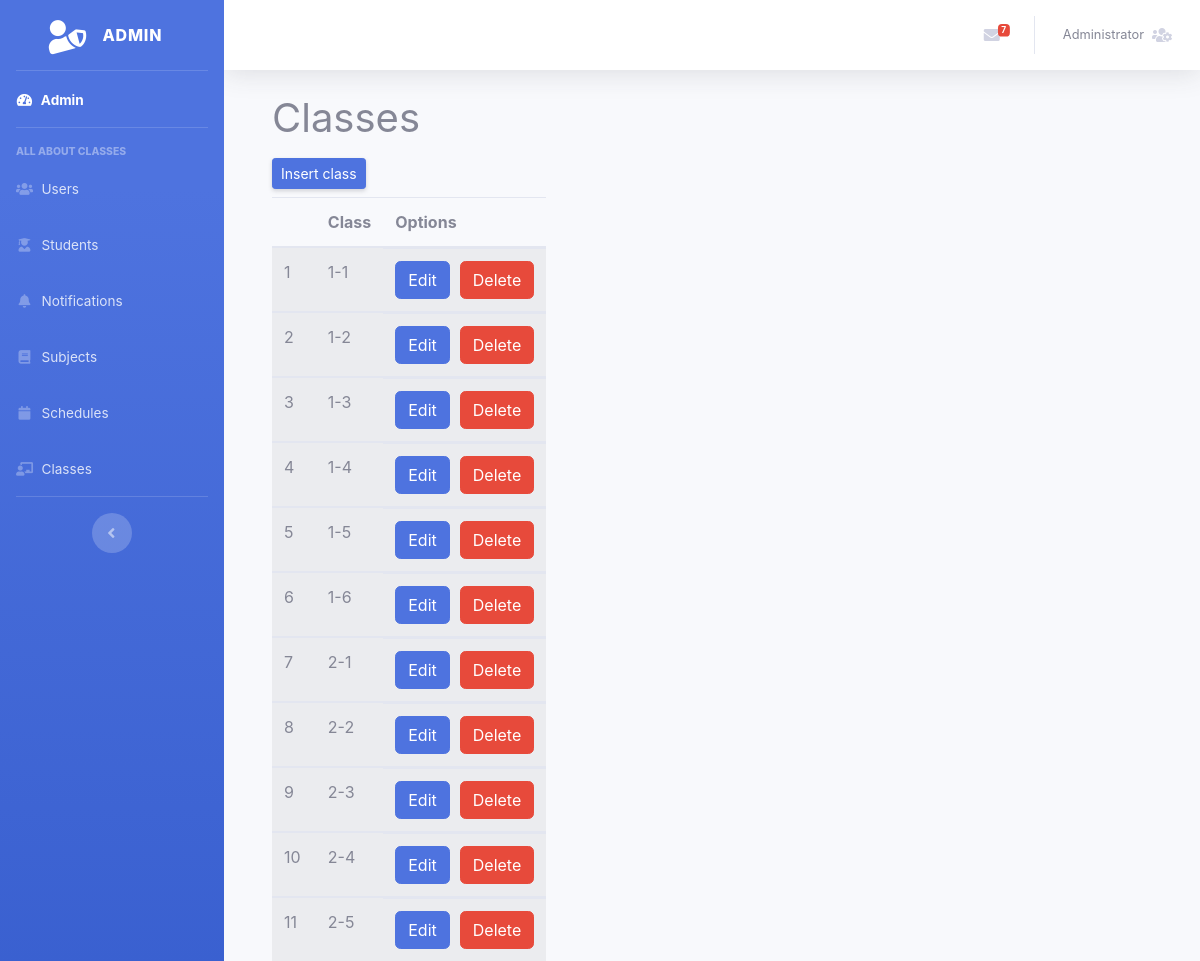
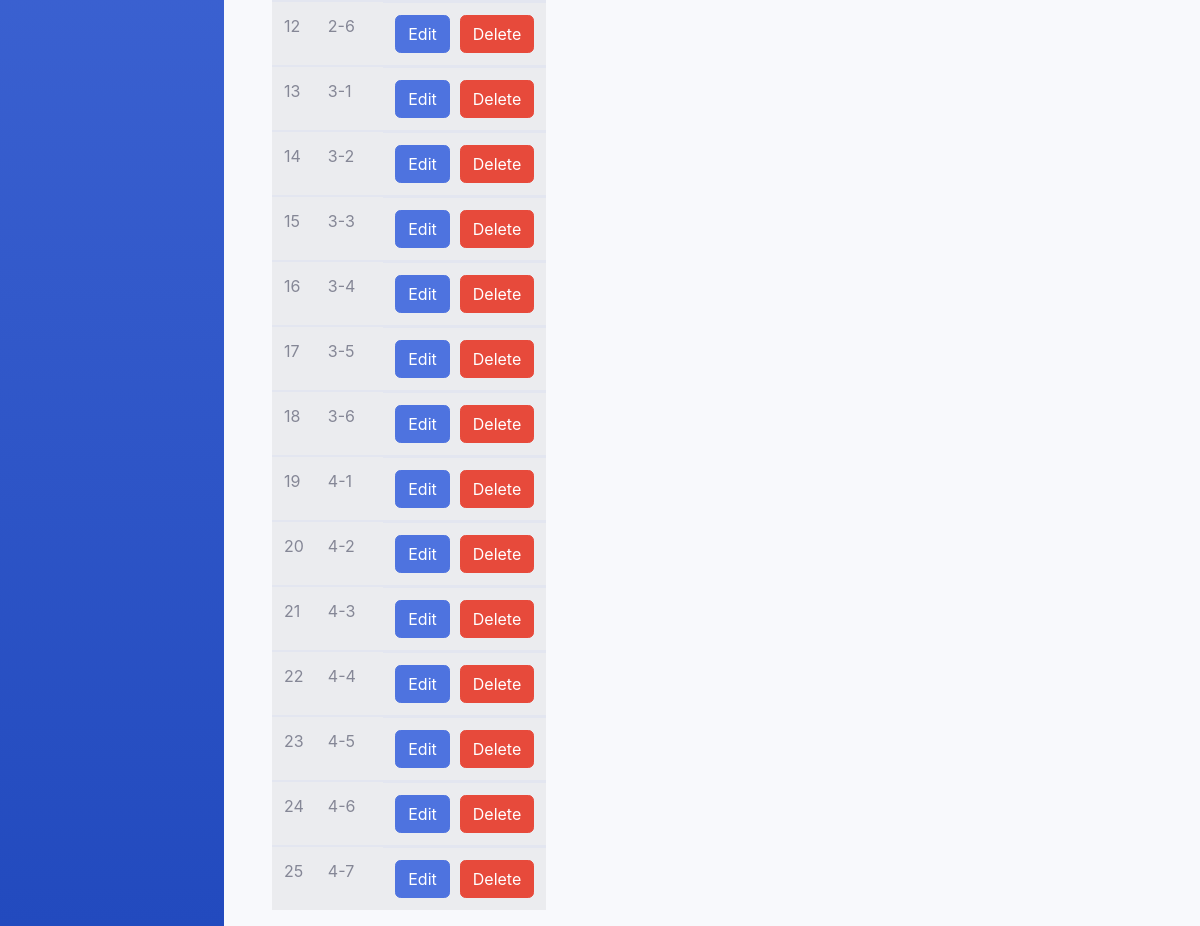
Page /classes/ (signed in) on the committed database (2 pictures, top to bottom).
### tables this page shows
CREATE TABLE IF NOT EXISTS `school_classes` (
  `id_school_class` int(11) NOT NULL AUTO_INCREMENT,
  `name` varchar(10) NOT NULL,
  PRIMARY KEY (`id_school_class`)
);

### app/controllers/Classes.php (called while the page is built, shortened)
<?php
class Classes extends Controller
{
  public function __construct()
  {
    $this->classModel = $this->model('School_Class');
  }
  public function index()
  {
    $classes = $this->classModel->showAllClasses();
    $data = [
      'classes' => $classes
    ];
    $this->view('admin/classes/index', $data);
  }
}

### app/libraries/Core.php (called while the page is built, shortened)
<?php
  class Core {
    protected $currentMethod = 'index';
    public function __construct(){
      $url = $this->getUrl();
      if(file_exists('../app/controllers/' . ucwords($url[0]). '.php')){
        unset($url[0]);
      }
      $this->currentController = new $this->currentController;
      $this->params = $url ? array_values($url) : [];
      call_user_func_array([$this->currentController, $this->currentMethod], $this->params);
    }
    public function getUrl(){
      if(isset($_GET['url'])){
        $url = rtrim($_GET['url'], '/');
        $url = filter_var($url, FILTER_SANITIZE_URL);
        $url = explode('/', $url);
        return $url;
      }
    }
  }

### public/index.php (called while the page is built, shortened)
<?php
$init = new Core;

### app/libraries/Database.php (called while the page is built, shortened)
<?php
class Database
{
  private $host = DB_HOST;
  private $user = DB_USER;
  private $pass = DB_PASS;
  private $dbname = DB_NAME;
  private $dbh;
  private $stmt;
  public function __construct()
  {
    $dsn = 'mysql:host=' . $this->host . ';dbname=' . $this->dbname;
    $options = array(
      PDO::ATTR_PERSISTENT => true,
      PDO::ATTR_ERRMODE => PDO::ERRMODE_EXCEPTION
    );
    try {
      $this->dbh = new PDO($dsn, $this->user, $this->pass, $options);
    } catch (PDOException $e) {
      $this->error = $e->getMessage();
      echo $this->error;
    }
  }
  public function query($sql)
  {
    $this->stmt = $this->dbh->prepare($sql);
  }
  public function execute()
  {
    return $this->stmt->execute();
  }
  public function resultSet($fetch = PDO::FETCH_OBJ)
  {
    $this->execute();
    return $this->stmt->fetchAll($fetch);
  }
}

### app/models/School_Class.php (called while the page is built, shortened)
<?php
class School_class
{
    private $db;
    public function __construct()
    {
        $this->db = new Database();
    }
    public function showAllClasses()
    {
        $this->db->query('SELECT school_classes.id_school_class,
                          school_classes.name
                          FROM school_classes');
        $classes = $this->db->resultSet();
        return $classes;
    }
}

### app/views/admin/classes/index.php (the view, shortened to what this page needs)
<?php require APPROOT . '/views/inc/admin/header.php'; ?>
<div id="page-wrapper">
    <div class="container-fluid">
        <div class="row">
            <div class="col-sm-12 col-lg-3">
                <h1 class="page-header">
                    Classes
                </h1>
                <a class="d-none d-sm-inline-block btn btn-sm btn-primary shadow-sm mt-2 mb-2" href="<?php echo URLROOT; ?>/classes/insert">Insert class</a>
                <table class="table table-striped">
                    <thead>
                        <tr>
                            <th></th>
                            <th>Class</th>
                            <th>Options</th>
                        </tr>
                    </thead>
                    <?php $i = 0; ?>
                    <?php foreach ($data['classes'] as $class) : ?>
                        <tr>
                            <?php
                            echo '
                                <td>' . ++$i . '</td>
                                <td>' . $class->name . '</td>
                                <td class="buttons-pos">
                                <a class="btn btn-primary btn-margin" href=' . URLROOT . "/classes/edit/" . $class->id_school_class . '>Edit</a>
                                '?>
                                <form action="<?php echo URLROOT . "/classes/delete/" . $class->id_school_class ?>" method="POST">
                                <button class="btn btn-danger" type="submit" name="delete">Delete</button>
                                </form></td>
                        </tr>
                    <?php endforeach; ?>
                </table>
            </div>
        </div>
    </div>
</div>
<?php require APPROOT . '/views/inc/admin/footer.php'; ?>

### app/libraries/Controller.php (shortened to what this page needs)
<?php
  class Controller {
    public function view($view, $data = []){
      if(file_exists('../app/views/' . $view . '.php')){
        require_once '../app/views/' . $view . '.php';
      } else {
        die('View does not exist');
      }
    }
  }

### app/views/inc/admin/header.php (shortened to what this page needs)
<!DOCTYPE html>
<html lang="en">
<head>
  <link href="<?php echo URLROOT; ?>/css/admin/sb-admin.css" rel="stylesheet">
  <link href="<?php echo URLROOT; ?>/css/admin/style.css" rel="stylesheet">
  <link href="<?php echo URLROOT; ?>/css/admin/vendor/fontawesome-free/css/all.min.css" rel="stylesheet" type="text/css">
</head>
<body id="page-top">
  <div id="wrapper">
    <ul class="navbar-nav bg-gradient-primary sidebar sidebar-dark accordion" id="accordionSidebar">
      <a class="sidebar-brand d-flex align-items-center justify-content-center" href="<?php echo URLROOT . '/users/admin'; ?>">
        <div class="sidebar-brand-icon rotate-n-15">
          <i class="fas fa-user-shield"></i>
        </div>
        <div class="sidebar-brand-text mx-3">Admin</div>
      </a>
      <hr class="sidebar-divider my-0">
      <li class="nav-item active">
        <a class="nav-link" href="<?php echo URLROOT . '/users/admin'; ?>">
          <i class="fas fa-fw fa-tachometer-alt"></i>
          <span>Admin</span></a>
      </li>
      <hr class="sidebar-divider">
      <div class="sidebar-heading">
        all about classes
      </div>
      <li class="nav-item">
        <a class="nav-link" href="<?php echo URLROOT . '/users/'; ?>" data-target="#collapseUtilities" aria-expanded="true" aria-controls="collapseUtilities">
          <i class="fas fa-fw fa-users"></i>
          <span>Users</span>
        </a>
      </li>
      <li class="nav-item">
        <a class="nav-link" href="<?php echo URLROOT . '/students/'; ?>" data-target="#collapseUtilities" aria-expanded="true" aria-controls="collapseUtilities">
          <i class="fas fa-fw fa-user-graduate"></i>
          <span>Students</span>
        </a>
      </li>
      <li class="nav-item">
        <a class="nav-link" href="<?php echo URLROOT . '/notifications/'; ?>" data-target="#collapseUtilities" aria-expanded="true" aria-controls="collapseUtilities">
          <i class="fas fa-fw fa-bell"></i>
          <span>Notifications</span>
        </a>
      </li>
      <li class="nav-item">
        <a class="nav-link" href="<?php echo URLROOT . '/subjects/'; ?>" data-target="#collapseUtilities" aria-expanded="true" aria-controls="collapseUtilities">
          <i class="fas fa-fw fa-book"></i>
          <span>Subjects</span>
        </a>
      </li>
      <li class="nav-item">
        <a class="nav-link" href="<?php echo URLROOT . '/schedules'; ?>" data-target="#collapseUtilities" aria-expanded="true" aria-controls="collapseUtilities">
          <i class="fas fa-fw fa-calendar"></i>
          <span>Schedules</span>
        </a>
      </li>
      <li class="nav-item">
        <a class="nav-link" href="<?php echo URLROOT . '/classes/'; ?>" data-target="#collapseUtilities" aria-expanded="true" aria-controls="collapseUtilities">
          <i class="fas fa-fw fa-chalkboard-teacher"></i>
          <span>Classes</span>
        </a>
      </li>
      <hr class="sidebar-divider d-none d-md-block">
      <div class="text-center d-none d-md-inline">
        <button class="rounded-circle border-0" id="sidebarToggle"></button>
      </div>
    </ul>
    <div id="content-wrapper" class="d-flex flex-column">
      <div id="content">
        <nav class="navbar navbar-expand navbar-light bg-white topbar mb-4 static-top shadow">
          <ul class="navbar-nav ml-auto">
            <li class="nav-item dropdown no-arrow mx-1">
              <a class="nav-link dropdown-toggle" href="#" id="messagesDropdown" role="button" data-toggle="dropdown" aria-haspopup="true" aria-expanded="false">
                <i class="fas fa-envelope fa-fw"></i>
                <span class="badge badge-danger badge-counter">7</span>
              </a>
            </li>
            <li class="nav-item dropdown no-arrow">
              <a class="nav-link dropdown-toggle" href="#" id="userDropdown" role="button" data-toggle="dropdown" aria-haspopup="true" aria-expanded="false">
                <span class="mr-2 d-none d-lg-inline text-gray-600 small">Administrator</span>
                <i class="fas fa-users-cog text-gray-400"></i>
              </a>
            </li>
          </ul>
        </nav>
        <div class="container-fluid">

### app/views/inc/admin/footer.php (shortened to what this page needs)
</div>
</body>
</html>

### public/css/admin/style.css (style rules this page uses)
td.buttons-pos { list-style-type: none; display: inline-flex; }
.btn-margin { margin-right: 10px; }

### rows in the picture
school_classes: name "1-1"
school_classes: name "1-2"
school_classes: name "1-3"
school_classes: name "1-4"
school_classes: name "1-5"
school_classes: name "1-6"
school_classes: name "2-1"
school_classes: name "2-2"
school_classes: name "2-3"
school_classes: name "2-4"
school_classes: name "2-5"
school_classes: name "2-6"
school_classes: name "3-1"
school_classes: name "3-2"
school_classes: name "3-3"
school_classes: name "3-4"
school_classes: name "3-5"
school_classes: name "3-6"
school_classes: name "4-1"
school_classes: name "4-2"
school_classes: name "4-3"
school_classes: name "4-4"
school_classes: name "4-5"
school_classes: name "4-6"
school_classes: name "4-7"
